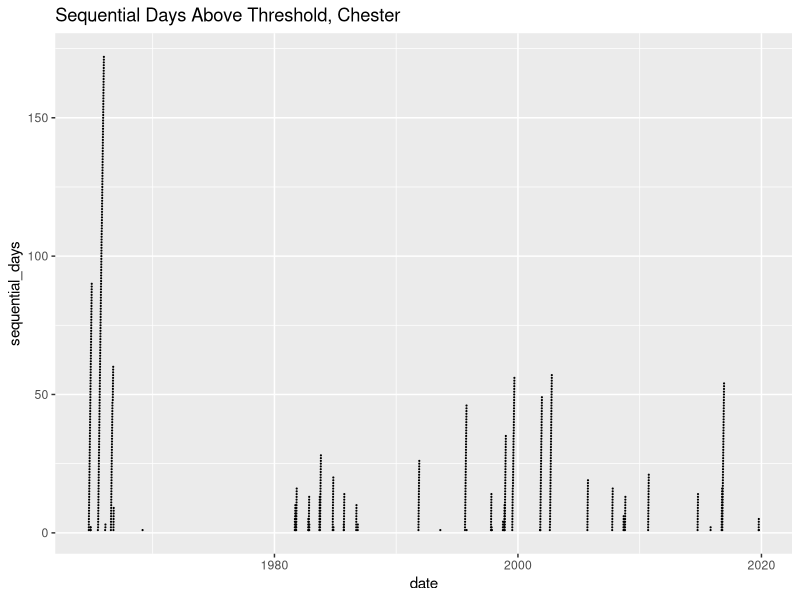

Here is the R script that generated this plot: (Note: this script raises an error after producing the figure.)
library(data.table)
library(dplyr)
library(caret)
library(ggplot2)

df = fread('../data/processed/training_data.csv')
df[, inflow := inflow/0.0283168]
df = df[!is.na(df$mean_sc),]

chester = df[location != 'reedy']
chester$date = as.Date(chester$date)


AVG_YRLY_RISE = 23.5/51
train.dat <- chester %>% mutate(above_1120 = ifelse(mean_sc > 1120, 1, 0))
train.dat <- as.data.table(train.dat %>% arrange(location,date))

# cumsum with reset
cumsum_with_reset <- function(above_1120) {
  sequence <- c(1)
  run = 1
  result <- numeric()
  
  for (i in 2:length(above_1120)) {
    
    if (above_1120[i] == 1) {
      run = run + 1
      sequence[i] <- run 
    }
    else {
      run = 0
      sequence[i] <- run
      
    }
  }
  
  return (sequence)
}

sequence = cumsum_with_reset(train.dat$above_1120)
train.dat$sequential_days = sequence
run = train.dat[sequential_days != 0]

ggplot(run, aes(date, sequential_days))+
  geom_point(size = .1)+
  ggtitle('Sequential Days Above Threshold, Chester')


train.dat[, streak_7 := ifelse(sequential_days == 3, 1 , 0)]
train.dat[, year := year(date)]
train.dat[, month := month(date)]
train.dat[, half := ifelse(month <= 6, 1, 2)]
train.dat = train.dat[!is.na(train.dat$reedy_sl),]
train.dat[, adjusted_sl := (reedy_sl- 49.229 + 2.79 + 23.5)]
train.dat[, reedy_sl := (reedy_sl- 49.229)]
train.dat[, years_to_2060 := (2015-year)]
train.dat[, assumed_sl_rise := (51-years_to_2060)*AVG_YRLY_RISE]
train.dat[, ratio := 10000*reedy_sl / inflow]
train.dat[, ratio2 := 10000*adjusted_sl / inflow]
#chester[, inflow_type := ifelse(inflow < 760, 'very_low_flow', 
#                               ifelse( (inflow < 3100 & inflow >= 760), 'low_flow', 'high_flow'))]
train.dat[, inflow_type := ifelse(inflow < 3810, 'low_flow', 
                                ifelse( (inflow < 8305 & inflow >= 3810), 'med_flow', 'high_flow'))]
train.dat[, very_low_flow := ifelse(inflow_type == 'low_flow', 1, 0)]
train.dat[, low_flow := ifelse(inflow_type == 'med_flow', 1, 0)]
train.dat[, high_flow := ifelse(inflow_type == 'high_flow', 1, 0)]




drill_down <- train.dat[, c('inflow', 'streak_7', 'reedy_sl', 'location',
                          'year', 'half', 'ratio', 'very_low_flow', 'low_flow', 'high_flow')] %>%
  group_by(year, half, location) %>%
  summarise(streak_7s = sum(streak_7),
            high_flow = sum(high_flow),
            low_flow = sum(low_flow),
            very_low_flow = sum(very_low_flow),
            avg_ratio = mean(ratio),
            max_ratio = max(ratio),
            min_ratio = min(ratio))
drill_down = as.data.table(drill_down)
drill_down[, problem_year := ifelse(streak_7s >= 1, 1, 0)]

ggplot(chester, aes(x = date, y = reedy_sl))+
  geom_point(size = .1)+
  geom_point(aes(y = adjusted_sl, color = 'adjusted_sl'), size = .1)


# my tuneGrid object:
tgrid <- expand.grid(
  mtry = 2,
  splitrule = c("gini"),
  min.node.size = c(1, 3)
)

drill_down[, problem_year := ifelse(problem_year == 0, 'fresh', 'streaks')]
drill_down$problem_year = as.factor(drill_down$problem_year)

indices = sort(sample(nrow(drill_down), nrow(drill_down)*.75))
train<-drill_down[indices,]
test<-drill_down[-indices,]


model_caret <- train(problem_year ~ high_flow + low_flow  + very_low_flow+ avg_ratio+
                       max_ratio + min_ratio,
                     data = train,
                     method = "ranger",
                     trControl = trainControl(method="cv", number = 5, verboseIter = T, classProbs = T),
                     tuneGrid = tgrid,
                     importance = 'impurity' #permutation
)

plot(varImp(model_caret))

probsTest <- predict(model_caret, test[location == 'schu_chester'], type = "prob")
threshold <- 0.5
pred_baseline      <- factor( ifelse(probsTest[, "streaks"] > threshold, "streaks", "fresh") )
confusionMatrix(pred_baseline, test[location == 'schu_chester']$problem_year)

table(pred_baseline)



# ADJUST DATA TO INCLUDE SL RISE


drill_down2 <- train.dat[, c('inflow', 'streak_7', 'reedy_sl', 'location',
                             'year', 'half', 'ratio2', 'very_low_flow', 'low_flow', 'high_flow')] %>%
  group_by(year, half, location) %>%
  summarise(streak_7s = sum(streak_7),
            high_flow = sum(high_flow),
            low_flow = sum(low_flow),
            very_low_flow = sum(very_low_flow),
            avg_ratio = mean(ratio2),
            max_ratio = max(ratio2),
            min_ratio = min(ratio2))
drill_down2 = as.data.table(drill_down2)
drill_down2[, problem_year := ifelse(streak_7s >= 1, 1, 0)]
drill_down2[, problem_year := ifelse(problem_year == 0, 'fresh', 'streaks')]
drill_down2$problem_year = as.factor(drill_down2$problem_year)

test2 <- drill_down2[-indices,]


#chester preds
probsTest2 <- predict(model_caret, test2[location == 'schu_chester'], type = "prob")
probsTest2 <- predict(model_caret, test2[location == 'del_bfb'], type = "prob")
threshold <- 0.38
pred_sl_adjusted  <- factor( ifelse(probsTest2[, "streaks"] > threshold, "streaks", "fresh") )

table(pred_sl_adjusted)


